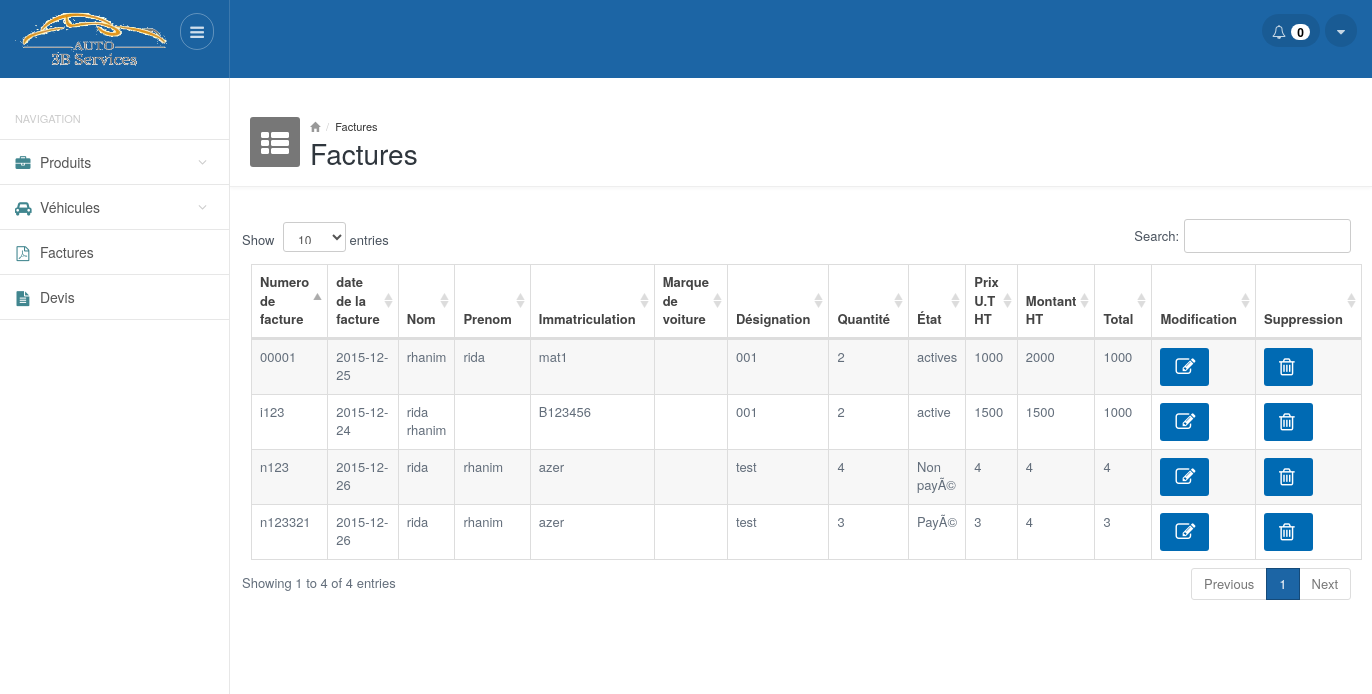
The app's page /factures.php (signed in), older data.
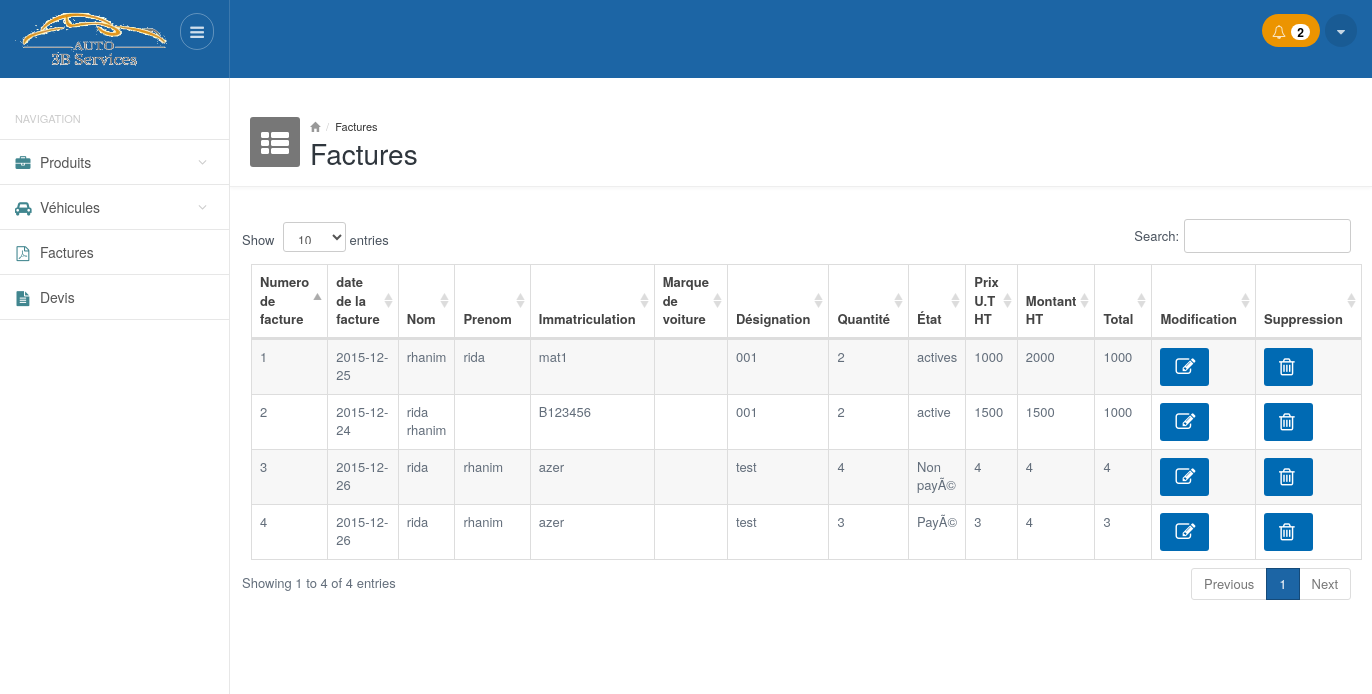
The same page, newer data.
### tables this page shows
CREATE TABLE `factures` (
  `num_fact` int(25) NOT NULL,
  `date_fact` date NOT NULL,
  `designation` varchar(50) NOT NULL,
  `qte` int(10) NOT NULL,
  `etat_facture` varchar(10) NOT NULL,
  `prix` float NOT NULL,
  `montant` float NOT NULL,
  `total` float NOT NULL,
  `id_vehicule` int(11) NOT NULL
);

CREATE TABLE `vehicules` (
  `id` int(11) NOT NULL,
  `nom` varchar(100) NOT NULL,
  `prenom` varchar(100) NOT NULL,
  `immatriculation` varchar(100) NOT NULL,
  `marque` varchar(100) NOT NULL,
  `expere` varchar(100) NOT NULL,
  `assurance` varchar(100) NOT NULL,
  `date_entree` date DEFAULT NULL,
  `date_sortie` date DEFAULT NULL
);

### functions.php (called while the page is built, shortened)
<?php
function getAllFactures()
{
     $result = mysql_query("SELECT * FROM factures , `vehicules` WHERE factures.id_vehicule=vehicules.id") or die(mysql_error());
     $factures = array();
     while($row = mysql_fetch_array($result))
        $factures[] = $row;
    return $factures;
}
function getNotifProducts()
{
    $result = mysql_query("SELECT count(*) FROM produits WHERE qte_min>=qte") or die(mysql_error());
    $count = mysql_fetch_array($result);
    return $count[0];
}
?>

### factures.php (the view, shortened to what this page needs)
<?php
require_once __DIR__ . '/functions.php';
require_once __DIR__ . '/header.php'; ?>
<div class="mainpanel">
    <div class="pageheader">
        <div class="media">
            <div class="pageicon pull-left">
                <i class="fa fa-th-list"></i>
            </div>
            <div class="media-body">
                <ul class="breadcrumb">
                    <li><a href="#"><i class="glyphicon glyphicon-home"></i></a></li>
                    <li><a href="#">Factures</a></li>
                </ul>
                <h4>Factures</h4>
            </div>
        </div>
    </div>
    <div class="contentpanel">
        <div class="panel panel-primary-head">
            <div>
            </div>
            <table id="basicTable" class="table table-striped table-bordered responsive">
                <thead class="">
                    <tr>
                        <th>Numero de facture</th>
                        <th>date de la facture</th>
                        <th>Nom</th>
                        <th>Prenom</th>
                        <th>Immatriculation</th>
                        <th>Marque de voiture</th>
                        <th>Désignation</th>
                        <th>Quantité</th>
                        <th>État</th>
                        <th>Prix U.T HT</th>
                        <th>Montant HT</th>
                        <th>Total</th>
                        <th>Modification</th>
                        <th>Suppression</th>
                    </tr>
                </thead>
                <tbody>
                    <?php
                      $factures= getAllFactures();
                      foreach($factures as $facture){ ?>
                            <tr>
                              <td><?php echo $facture['num_fact']; ?> </td>
                              <td><?php echo $facture['date_fact']; ?> </td>
                              <td><?php echo $facture['nom']; ?> </td>
                              <td><?php echo $facture['prenom']; ?> </td>
                              <td><?php echo $facture['immatriculation']; ?> </td>
                              <td><?php echo $facture['marque_voiture']; ?> </td>
                              <td><?php echo $facture['designation']; ?> </td>
                              <td><?php echo $facture['qte']; ?> </td>
                              <td><?php echo $facture['etat_facture']; ?> </td>
                              <td><?php echo $facture['prix']; ?> </td>
                              <td><?php echo $facture['montant']; ?> </td>
                              <td><?php echo $facture['total']; ?> </td>
                              <td class="center"><a class="btn btn-primary blue_b" href="modifier_facture.php?num_fact=<?php echo $facture['num_fact']; ?>"><i class="fa fa-edit"></i></a></td>
                              <td class="center"><a class="btn btn-primary blue_b" href="php_supprimer_facture.php?num_fact=<?php echo $facture['num_fact']; ?>"><i class="fa fa-trash-o"></i></a></td>
                          </tr>
                        <?php } ?>
                </tbody>
            </table>
        </div>
        <br />
    </div>
</div>
<?php
require_once __DIR__ . '/footer.php'; ?>

### header.php (shortened to what this page needs)
<!DOCTYPE html>
<html lang="en">
<head>
        <link href="css/style.default.css" rel="stylesheet">
        <link href="css/select2.css" rel="stylesheet" />
        <link href="css/style.datatables.css" rel="stylesheet">
        <link href="cdn.datatables.net/responsive/1.0.1/css/dataTables.responsive.css" rel="stylesheet">
    </head>
    <body>
        <header>
            <div class="headerwrapper">
                <div class="header-left">
                    <a href="#" class="logo">
                        <img src="images/logo.gif" alt="" style="width: 160px;height: 81px;margin-bottom: -16px;margin-top: -20px;">
                    </a>
                    <div class="pull-right">
                        <a href="#" class="menu-collapse">
                            <i class="fa fa-bars"></i>
                        </a>
                    </div>
                </div>
                <div class="header-right">
                    <div class="pull-right">
                            <div class="btn-group btn-group-list btn-group-notification">
                        <?php if(getNotifProducts() == 0) {?>
                            <button type="button" class="btn btn-default dropdown-toggle" data-toggle="dropdown">
                        <?php } else { ?>
                                <button type="button" class="btn btn-default dropdown-toggle orange" data-toggle="dropdown">
                        <?php } ?>
                              <i class="fa fa-bell-o"></i>
                              <span class="badge">
                                <?php echo getNotifProducts(); ?>
                              </span>
                            </button>
                        </div>
                        <div class="btn-group btn-group-option">
                            <button type="button" class="btn btn-default dropdown-toggle" data-toggle="dropdown">
                              <i class="fa fa-caret-down"></i>
                            </button>
                        </div>
                    </div>
                </div>
            </div>
        </header>
        <br>
        <br>
        <section>
            <div class="mainwrapper">
                <div class="leftpanel">
                    <h5 class="leftpanel-title">Navigation</h5>
                    <ul class="nav nav-pills nav-stacked">
                        <li class="parent <?php if ($_SERVER['REQUEST_URI'] == '/auto3bservices/produits.php' || $_SERVER['REQUEST_URI']  == '/auto3bservices/ajouter_produit.php' ) { echo 'active';} ?>"><a href="produits.php"><i class="fa fa-briefcase"></i> <span>Produits</span></a>
                        </li>
                        <li class="parent <?php if ($_SERVER['REQUEST_URI'] == '/auto3bservices/vehicules.php' || $_SERVER['REQUEST_URI']  == '/auto3bservices/ajouter_vehicule.php' ) { echo 'active';} ?>"><a href="vehicules.php"><i class="fa fa-car"></i> <span>Véhicules</span></a>
                        </li>
                        <li class="<?php if ($_SERVER['REQUEST_URI'] == '/auto3bservices/factures.php' ) { echo 'active';} ?>"><a href="factures.php"><i class="fa fa-file-pdf-o"></i> <span>Factures</span></a>
                        </li>
                        <li class="<?php if ($_SERVER['REQUEST_URI'] == '/auto3bservices/devis.php' ) { echo 'active';} ?>"><a href="devis.php"><i class="fa fa-file-text"></i> <span>Devis</span></a>
                        </li>
                    </ul>
                </div>

### footer.php (shortened to what this page needs)
  </div>
        </section>
    </body>
</html>

### css/style.default.css (style rules this page uses)
body { font-size: 13px; color: #636E7B; background-color: #fff; }
a { outline: none !important; }
.headerwrapper { background-color: #1C65A5; min-height: 60px; position: fixed; width: 100%; z-index: 1000; }
.headerwrapper:after { clear: both; display: block; content: ''; }
.headerwrapper .header-left { width: 230px; min-height: 60px; padding: 14px 15px; float: left; border-right: 1px solid rgba(255,255,255,0.14); background-color: rgba(0,0,0,0.03); position: relative; }
.headerwrapper .header-left .logo { display: inline-block; margin-top: 5px; float: left; }
.headerwrapper .header-left .menu-collapse { -moz-transition: all 0.2s ease-out 0s; -webkit-transition: all 0.2s ease-out 0s; transition: all 0.2s ease-out 0s; border: 1px solid rgba(255,255,255,0.3); color: rgba(255,255,255,0.8); padding: 6px 9px; -moz-border-radius: 50px; -webkit-border-radius: 50px; border-radius: 50px; display: inline-block; font-size: 16px; line-height: normal; position: absolute; top: 13px; right: 15px; }
.headerwrapper .header-right { margin-left: 230px; min-height: 60px; padding: 14px 15px; }
.headerwrapper .header-right .btn-group { margin: 0; line-height: 21px; float: left; }
.headerwrapper .header-right .btn-group > .btn { border: 0; background-color: rgba(0,0,0,0.1); color: rgba(255,255,255,0.75); -moz-border-radius: 50px; -webkit-border-radius: 50px; border-radius: 50px; line-height: normal; margin-left: 5px; height: 33px; }
.headerwrapper .header-right .btn-group .btn .badge { -moz-box-shadow: none; -webkit-box-shadow: none; box-shadow: none; background-color: #fff; color: #000; margin-left: 2px; padding: 2px 6px; }
.btn-group-notification > .btn { padding: 7px 10px; }
.btn-group-option > .btn { padding: 7px 12px; }
.mainwrapper { position: relative; top: 60px; }
.mainwrapper:before { content: ''; height: 100%; position: fixed; top: 0; left: 0; width: 230px; border-right: 1px solid #e7e7e7; }
.mainwrapper:after { clear: both; display: block; content: ''; }
.leftpanel { width: 230px; position: absolute; top: 0; left: 0; }
.leftpanel .leftpanel-title { text-transform: uppercase; color: #ccc; font-size: 11px; font-weight: normal; margin: 15px 15px; }
.leftpanel .nav { position: relative; border-bottom: 1px solid #e7e7e7; }
.leftpanel .nav > li { margin: 0 1px 0 0; font-size: 14px; font-weight: 500; border-top: 1px solid #e7e7e7; position: relative; }
.leftpanel .nav > li > a { color: #555; -moz-border-radius: 0; -webkit-border-radius: 0; border-radius: 0; -moz-transition: all 0.2s ease-out 0s; -webkit-transition: all 0.2s ease-out 0s; transition: all 0.2s ease-out 0s; padding: 12px 15px; }
.leftpanel .nav > li > a i { width: 16px; margin-right: 5px; color: #41868f; font-size: 15px; top: 1px; position: relative; text-align: center; }
.leftpanel .nav > li.parent:after { font-family: 'FontAwesome'; content: '\f107'; display: block; position: absolute; top: 12px; right: 22px; color: #ccc; }
.mainpanel { margin-left: 230px; }
.pageheader { padding: 20px; border-bottom: 1px solid #eee; padding-bottom: 20px; height: 90px; -webkit-box-shadow: 0 2px 3px rgba(0,0,0,0.03); box-shadow: 0 2px 3px rgba(0,0,0,0.03); }
.pageheader .media { padding: 0; clear: both; }
.pageheader .pageicon { width: 50px; height: 50px; background-color: #777; display: inline-block; color: #fff; font-size: 32px; border-radius: 3px; padding-top: 1px; padding-left: 10px; }
.pageheader .pageicon .fa-th-list { font-size: 28px; margin-left: 1px; }
.pageheader .breadcrumb { margin: 0; padding: 0; background: none; font-size: 11px; color: #999; line-height: 18px; }
.pageheader .breadcrumb li a { color: #333; }
.pageheader .breadcrumb li a i { color: #999; font-size: 10px; }
.pageheader h4 { margin: -2px 0 0 0; font-size: 28px; font-weight: 500; color: #2f363d; line-height: normal; }
.contentpanel { position: relative; padding: 20px; }
td i { width: 14px; margin-right: 5px; font-size: 20px; top: 1px; position: relative; text-align: center; }
.orange { background-color: #EC9400 !important; }
.blue_b { background-color: #006AB3; }

### css/style.datatables.css (style rules this page uses)
.table.dataTable thead .sorting_asc { background-image: url('../images/datatables/sort_asc.png'); }
.table.dataTable thead > tr > th { padding-left: 8px; }

Row changes from the older to the newer data that the page shows:
removed factures: num_fact "00001", date_fact "2015-12-25", id_vehicule.nom "rhanim", id_vehicule.prenom "rida", id_vehicule.immatriculation "mat1", designation "001", qte "2", etat_facture "actives", prix "1000", montant "2000", total "1000"
removed factures: num_fact "i123", date_fact "2015-12-24", id_vehicule.nom "rida rhanim", id_vehicule.immatriculation "B123456", designation "001", qte "2", etat_facture "active", prix "1500", montant "1500", total "1000"
removed factures: num_fact "n123", date_fact "2015-12-26", id_vehicule.nom "rida", id_vehicule.prenom "rhanim", id_vehicule.immatriculation "azer", designation "test", qte "4", etat_facture "Non payÃ©", prix "4", montant "4", total "4"
removed factures: num_fact "n123321", date_fact "2015-12-26", id_vehicule.nom "rida", id_vehicule.prenom "rhanim", id_vehicule.immatriculation "azer", designation "test", qte "3", etat_facture "PayÃ©", prix "3", montant "4", total "3"
added factures: num_fact "1", date_fact "2015-12-25", id_vehicule.nom "rhanim", id_vehicule.prenom "rida", id_vehicule.immatriculation "mat1", designation "001", qte "2", etat_facture "actives", prix "1000", montant "2000", total "1000"
added factures: num_fact "2", date_fact "2015-12-24", id_vehicule.nom "rida rhanim", id_vehicule.immatriculation "B123456", designation "001", qte "2", etat_facture "active", prix "1500", montant "1500", total "1000"
added factures: num_fact "3", date_fact "2015-12-26", id_vehicule.nom "rida", id_vehicule.prenom "rhanim", id_vehicule.immatriculation "azer", designation "test", qte "4", etat_facture "Non payÃ©", prix "4", montant "4", total "4"
added factures: num_fact "4", date_fact "2015-12-26", id_vehicule.nom "rida", id_vehicule.prenom "rhanim", id_vehicule.immatriculation "azer", designation "test", qte "3", etat_facture "PayÃ©", prix "3", montant "4", total "3"
Text that changed along with them:
getNotifProducts(): "0" → "2"
